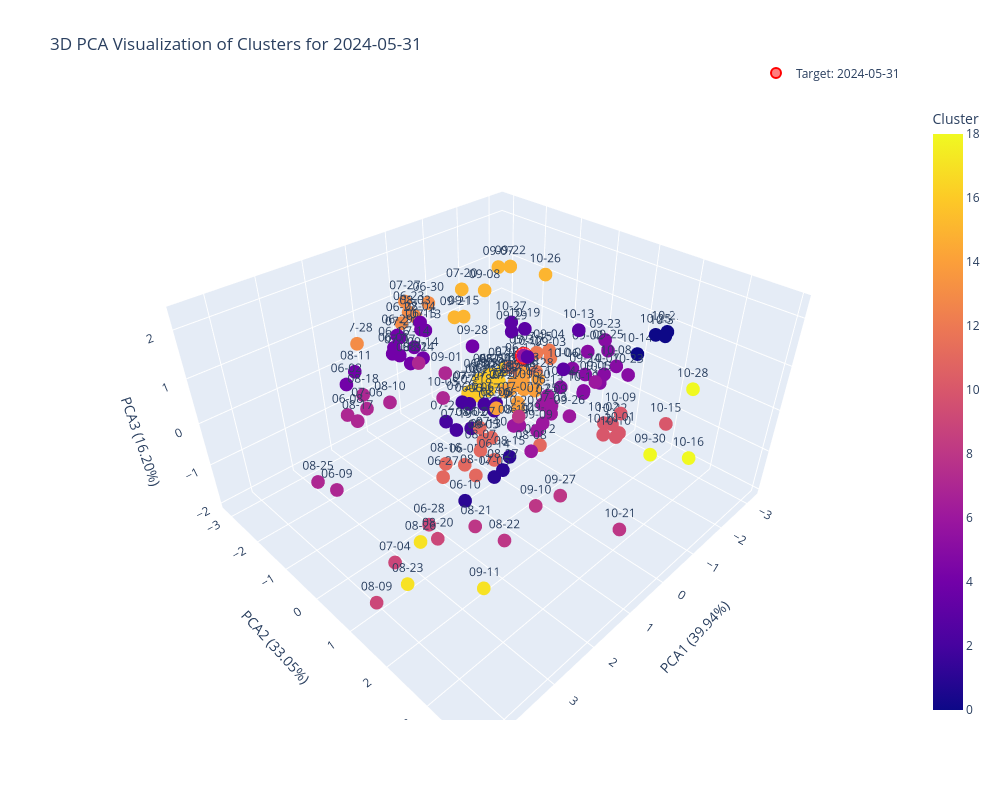
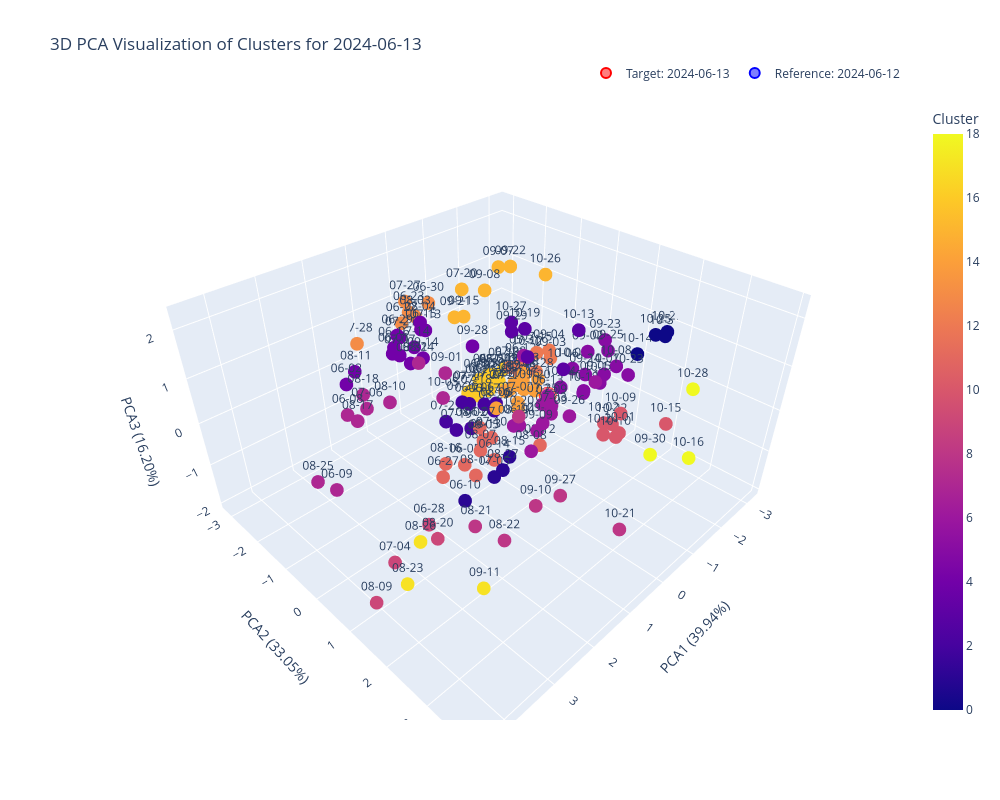
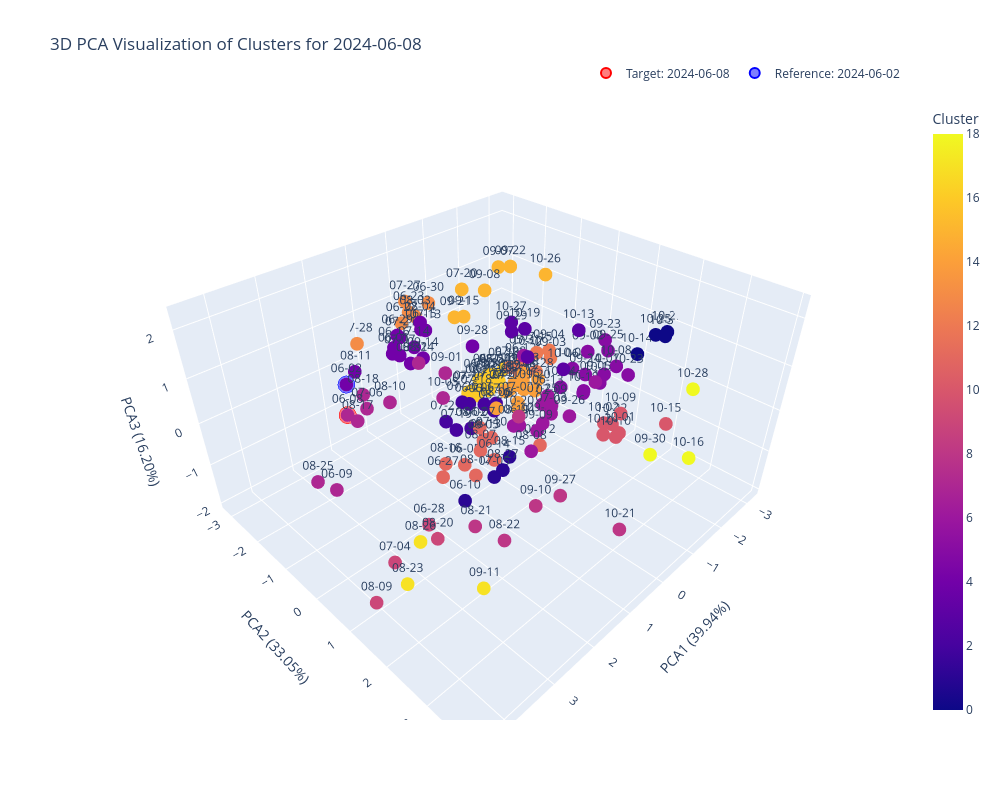
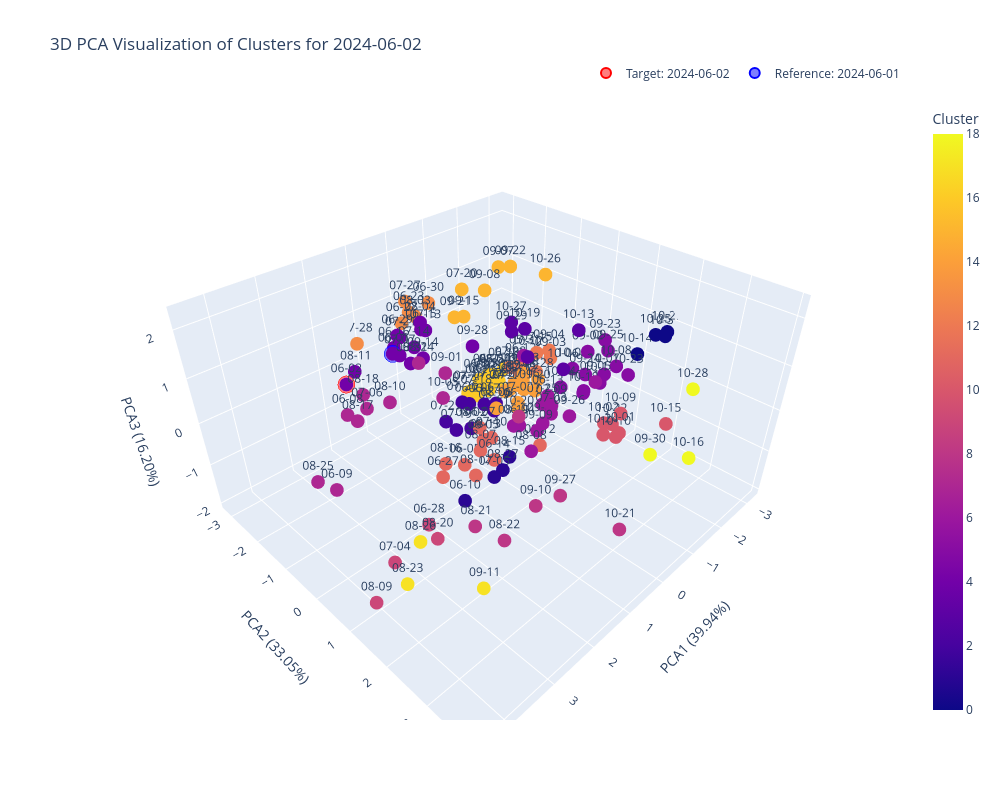

Notebook code cell kept with these figures, in order:
### Code cell
daily_metrics = pd.read_csv('../src/data/processed/daily_metrics.csv')
if 'Unnamed: 0' in daily_metrics.columns and 'date' not in daily_metrics.columns:
    daily_metrics.rename(columns={'Unnamed: 0': 'date'}, inplace=True)
daily_metrics['date'] = pd.to_datetime(daily_metrics['date'])

time_aware_ref_mapping = pd.read_csv('../src/data/processed/time_aware_reference_mapping.csv')
time_aware_ref_mapping['delivery_date'] = pd.to_datetime(time_aware_ref_mapping['delivery_date'])
time_aware_ref_mapping['reference_date'] = pd.to_datetime(time_aware_ref_mapping['reference_date'])


clustered_data = pd.read_csv('../src/data/processed/daily_metrics_with_clusters_sklearn.csv')
clustered_data['date'] = pd.to_datetime(clustered_data['date'])

features = [
    'price_Price average forecast ECMWF ENS United Kingdom day-ahead (£/MWh)_mean',
    'price_Price average forecast ECMWF ENS United Kingdom day-ahead (£/MWh)_std',
    'demand_National Demand Forecast (NDF) - GB (MW)_mean',
    'solar_solar_fc_meteo_mw_mean',
    'wind_wind_fc_meteo_mw_mean',
    'is_weekend'
]
from sklearn.preprocessing import StandardScaler
X = clustered_data[features].values
scaler = StandardScaler()
X_scaled = scaler.fit_transform(X)

create_date_selector(clustered_data, time_aware_ref_mapping, X_scaled)

### Figure 1 — Plotly figure (JSON) as saved in the notebook; plotly's stock layout.template omitted (floating-point values rounded to 4 significant figures; data arrays with more than 128 entries replaced by an {"elided": "..."} marker saying what was removed)
{"data": [{"customdata": {"elided": "153x2 mixed values"}, "hovertemplate": "PCA1 (39.94%)=%{x}<br>PCA2 (33.05%)=%{y}<br>PCA3 (16.20%)=%{z}<br>text=%{text}<br>date=%{customdata[0]}<br>is_weekend=%{customdata[1]}<br>Cluster=%{marker.color}<extra></extra>", "legendgroup": "", "marker": {"color": {"elided": "153 int values"}, "coloraxis": "coloraxis", "symbol": "circle"}, "mode": "markers+text", "name": "", "scene": "scene", "showlegend": false, "text": {"elided": "153 str values"}, "type": "scatter3d", "x": {"elided": "153 float values"}, "y": {"elided": "153 float values"}, "z": {"elided": "153 float values"}}, {"hoverinfo": "name", "marker": {"color": "rgba(255,0,0,0.5)", "line": {"color": "red", "width": 2}, "size": 10}, "mode": "markers", "name": "Target: 2024-05-31", "type": "scatter3d", "x": [-0.2699], "y": [0.3148], "z": [0.951]}], "layout": {"coloraxis": {"colorbar": {"title": {"text": "Cluster"}}, "colorscale": [[0, "#0d0887"], [0.1111, "#46039f"], [0.2222, "#7201a8"], [0.3333, "#9c179e"], [0.4444, "#bd3786"], [0.5556, "#d8576b"], [0.6667, "#ed7953"], [0.7778, "#fb9f3a"], [0.8889, "#fdca26"], [1, "#f0f921"]]}, "height": 800, "legend": {"orientation": "h", "tracegroupgap": 0, "x": 1, "xanchor": "right", "y": 1.02, "yanchor": "bottom"}, "scene": {"domain": {"x": [0, 1], "y": [0, 1]}, "xaxis": {"title": {"text": "PCA1 (39.94%)"}}, "yaxis": {"title": {"text": "PCA2 (33.05%)"}}, "zaxis": {"title": {"text": "PCA3 (16.20%)"}}}, "title": {"text": "3D PCA Visualization of Clusters for 2024-05-31"}, "width": 1000}}

### Figure 2 — Plotly figure (JSON) as saved in the notebook; plotly's stock layout.template omitted (floating-point values rounded to 4 significant figures; data arrays with more than 128 entries replaced by an {"elided": "..."} marker saying what was removed)
{"data": [{"customdata": {"elided": "153x2 mixed values"}, "hovertemplate": "PCA1 (39.94%)=%{x}<br>PCA2 (33.05%)=%{y}<br>PCA3 (16.20%)=%{z}<br>text=%{text}<br>date=%{customdata[0]}<br>is_weekend=%{customdata[1]}<br>Cluster=%{marker.color}<extra></extra>", "legendgroup": "", "marker": {"color": {"elided": "153 int values"}, "coloraxis": "coloraxis", "symbol": "circle"}, "mode": "markers+text", "name": "", "scene": "scene", "showlegend": false, "text": {"elided": "153 str values"}, "type": "scatter3d", "x": {"elided": "153 float values"}, "y": {"elided": "153 float values"}, "z": {"elided": "153 float values"}}, {"hoverinfo": "name", "marker": {"color": "rgba(255,0,0,0.5)", "line": {"color": "red", "width": 2}, "size": 10}, "mode": "markers", "name": "Target: 2024-06-13", "type": "scatter3d", "x": [-0.7668], "y": [0.5415], "z": [-0.1011]}, {"hoverinfo": "name", "marker": {"color": "rgba(0,0,255,0.5)", "line": {"color": "blue", "width": 2}, "size": 10}, "mode": "markers", "name": "Reference: 2024-06-12", "type": "scatter3d", "x": [-1.811], "y": [-1.171], "z": [-0.5576]}], "layout": {"coloraxis": {"colorbar": {"title": {"text": "Cluster"}}, "colorscale": [[0, "#0d0887"], [0.1111, "#46039f"], [0.2222, "#7201a8"], [0.3333, "#9c179e"], [0.4444, "#bd3786"], [0.5556, "#d8576b"], [0.6667, "#ed7953"], [0.7778, "#fb9f3a"], [0.8889, "#fdca26"], [1, "#f0f921"]]}, "height": 800, "legend": {"orientation": "h", "tracegroupgap": 0, "x": 1, "xanchor": "right", "y": 1.02, "yanchor": "bottom"}, "scene": {"domain": {"x": [0, 1], "y": [0, 1]}, "xaxis": {"title": {"text": "PCA1 (39.94%)"}}, "yaxis": {"title": {"text": "PCA2 (33.05%)"}}, "zaxis": {"title": {"text": "PCA3 (16.20%)"}}}, "title": {"text": "3D PCA Visualization of Clusters for 2024-06-13"}, "width": 1000}}

### Figure 3 — Plotly figure (JSON) as saved in the notebook; plotly's stock layout.template omitted (floating-point values rounded to 4 significant figures; data arrays with more than 128 entries replaced by an {"elided": "..."} marker saying what was removed)
{"data": [{"customdata": {"elided": "153x2 mixed values"}, "hovertemplate": "PCA1 (39.94%)=%{x}<br>PCA2 (33.05%)=%{y}<br>PCA3 (16.20%)=%{z}<br>text=%{text}<br>date=%{customdata[0]}<br>is_weekend=%{customdata[1]}<br>Cluster=%{marker.color}<extra></extra>", "legendgroup": "", "marker": {"color": {"elided": "153 int values"}, "coloraxis": "coloraxis", "symbol": "circle"}, "mode": "markers+text", "name": "", "scene": "scene", "showlegend": false, "text": {"elided": "153 str values"}, "type": "scatter3d", "x": {"elided": "153 float values"}, "y": {"elided": "153 float values"}, "z": {"elided": "153 float values"}}, {"hoverinfo": "name", "marker": {"color": "rgba(255,0,0,0.5)", "line": {"color": "red", "width": 2}, "size": 10}, "mode": "markers", "name": "Target: 2024-06-08", "type": "scatter3d", "x": [2.92], "y": [-1.011], "z": [0.5052]}, {"hoverinfo": "name", "marker": {"color": "rgba(0,0,255,0.5)", "line": {"color": "blue", "width": 2}, "size": 10}, "mode": "markers", "name": "Reference: 2024-06-02", "type": "scatter3d", "x": [2.148], "y": [-2.157], "z": [0.2694]}], "layout": {"coloraxis": {"colorbar": {"title": {"text": "Cluster"}}, "colorscale": [[0, "#0d0887"], [0.1111, "#46039f"], [0.2222, "#7201a8"], [0.3333, "#9c179e"], [0.4444, "#bd3786"], [0.5556, "#d8576b"], [0.6667, "#ed7953"], [0.7778, "#fb9f3a"], [0.8889, "#fdca26"], [1, "#f0f921"]]}, "height": 800, "legend": {"orientation": "h", "tracegroupgap": 0, "x": 1, "xanchor": "right", "y": 1.02, "yanchor": "bottom"}, "scene": {"domain": {"x": [0, 1], "y": [0, 1]}, "xaxis": {"title": {"text": "PCA1 (39.94%)"}}, "yaxis": {"title": {"text": "PCA2 (33.05%)"}}, "zaxis": {"title": {"text": "PCA3 (16.20%)"}}}, "title": {"text": "3D PCA Visualization of Clusters for 2024-06-08"}, "width": 1000}}

### Figure 4 — Plotly figure (JSON) as saved in the notebook; plotly's stock layout.template omitted (floating-point values rounded to 4 significant figures; data arrays with more than 128 entries replaced by an {"elided": "..."} marker saying what was removed)
{"data": [{"customdata": {"elided": "153x2 mixed values"}, "hovertemplate": "PCA1 (39.94%)=%{x}<br>PCA2 (33.05%)=%{y}<br>PCA3 (16.20%)=%{z}<br>text=%{text}<br>date=%{customdata[0]}<br>is_weekend=%{customdata[1]}<br>Cluster=%{marker.color}<extra></extra>", "legendgroup": "", "marker": {"color": {"elided": "153 int values"}, "coloraxis": "coloraxis", "symbol": "circle"}, "mode": "markers+text", "name": "", "scene": "scene", "showlegend": false, "text": {"elided": "153 str values"}, "type": "scatter3d", "x": {"elided": "153 float values"}, "y": {"elided": "153 float values"}, "z": {"elided": "153 float values"}}, {"hoverinfo": "name", "marker": {"color": "rgba(255,0,0,0.5)", "line": {"color": "red", "width": 2}, "size": 10}, "mode": "markers", "name": "Target: 2024-06-02", "type": "scatter3d", "x": [2.148], "y": [-2.157], "z": [0.2694]}, {"hoverinfo": "name", "marker": {"color": "rgba(0,0,255,0.5)", "line": {"color": "blue", "width": 2}, "size": 10}, "mode": "markers", "name": "Reference: 2024-06-01", "type": "scatter3d", "x": [1.362], "y": [-1.625], "z": [0.8605]}], "layout": {"coloraxis": {"colorbar": {"title": {"text": "Cluster"}}, "colorscale": [[0, "#0d0887"], [0.1111, "#46039f"], [0.2222, "#7201a8"], [0.3333, "#9c179e"], [0.4444, "#bd3786"], [0.5556, "#d8576b"], [0.6667, "#ed7953"], [0.7778, "#fb9f3a"], [0.8889, "#fdca26"], [1, "#f0f921"]]}, "height": 800, "legend": {"orientation": "h", "tracegroupgap": 0, "x": 1, "xanchor": "right", "y": 1.02, "yanchor": "bottom"}, "scene": {"domain": {"x": [0, 1], "y": [0, 1]}, "xaxis": {"title": {"text": "PCA1 (39.94%)"}}, "yaxis": {"title": {"text": "PCA2 (33.05%)"}}, "zaxis": {"title": {"text": "PCA3 (16.20%)"}}}, "title": {"text": "3D PCA Visualization of Clusters for 2024-06-02"}, "width": 1000}}
